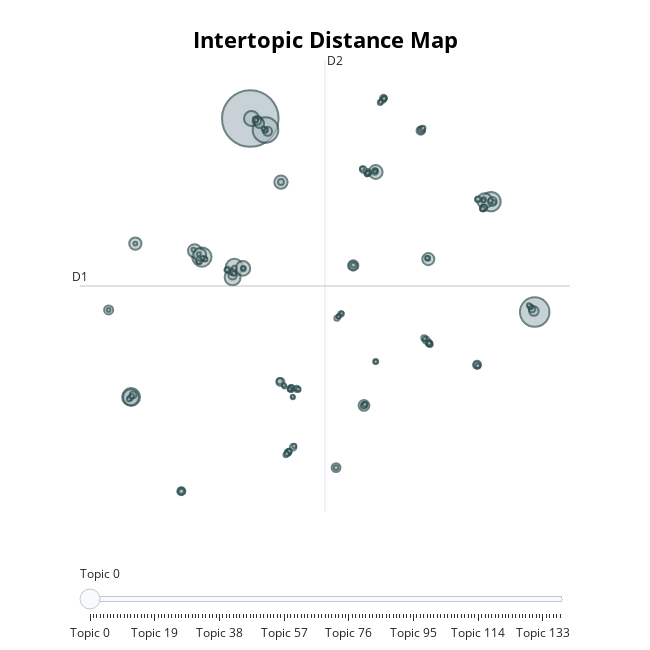

The code cell stored with this chart in its notebook:
### Code cell
topic_model_videogames.visualize_topics()

### Figure 1 — Plotly figure (JSON) as saved in the notebook; plotly's stock layout.template omitted (floating-point values rounded to 4 significant figures; data arrays with more than 128 entries replaced by an {"elided": "..."} marker saying what was removed)
{"data": [{"customdata": {"elided": "139x3 mixed values"}, "hovertemplate": "<b>Topic %{customdata[0]}</b><br>%{customdata[1]}<br>Size: %{customdata[2]}", "legendgroup": "", "marker": {"color": "#B0BEC5", "size": {"elided": "139 int values"}, "sizemode": "area", "sizeref": 2.359, "symbol": "circle", "line": {"color": "DarkSlateGrey", "width": 2}}, "mode": "markers", "name": "", "orientation": "v", "showlegend": false, "x": {"elided": "139 float values"}, "xaxis": "x", "y": {"elided": "139 float values"}, "yaxis": "y", "type": "scatter"}], "layout": {"xaxis": {"anchor": "y", "domain": [0.0, 1.0], "title": {"text": ""}, "visible": false, "range": [-16.75, 20.65]}, "yaxis": {"anchor": "x", "domain": [0.0, 1.0], "title": {"text": ""}, "visible": false, "range": [-11.43, 20.96]}, "legend": {"tracegroupgap": 0, "itemsizing": "constant"}, "margin": {"t": 60}, "title": {"font": {"size": 22, "color": "Black"}, "text": "<b>Intertopic Distance Map</b>", "y": 0.95, "x": 0.5, "xanchor": "center", "yanchor": "top"}, "hoverlabel": {"font": {"size": 16, "family": "Rockwell"}, "bgcolor": "white"}, "width": 650, "height": 650, "sliders": [{"active": 0, "pad": {"t": 50}, "steps": [{"args": [{"marker.color": {"elided": "1x139 str values"}}], "label": "Topic 0", "method": "update"}, {"args": [{"marker.color": {"elided": "1x139 str values"}}], "label": "Topic 1", "method": "update"}, {"args": [{"marker.color": {"elided": "1x139 str values"}}], "label": "Topic 2", "method": "update"}, {"args": [{"marker.color": {"elided": "1x139 str values"}}], "label": "Topic 3", "method": "update"}, {"args": [{"marker.color": {"elided": "1x139 str values"}}], "label": "Topic 4", "method": "update"}, {"args": [{"marker.color": {"elided": "1x139 str values"}}], "label": "Topic 5", "method": "update"}, {"args": [{"marker.color": {"elided": "1x139 str values"}}], "label": "Topic 6", "method": "update"}, {"args": [{"marker.color": {"elided": "1x139 str values"}}], "label": "Topic 7", "method": "update"}, {"args": [{"marker.color": {"elided": "1x139 str values"}}], "label": "Topic 8", "method": "update"}, {"args": [{"marker.color": {"elided": "1x139 str values"}}], "label": "Topic 9", "method": "update"}, {"args": [{"marker.color": {"elided": "1x139 str values"}}], "label": "Topic 10", "method": "update"}, {"args": [{"marker.color": {"elided": "1x139 str values"}}], "label": "Topic 11", "method": "update"}, {"args": [{"marker.color": {"elided": "1x139 str values"}}], "label": "Topic 12", "method": "update"}, {"args": [{"marker.color": {"elided": "1x139 str values"}}], "label": "Topic 13", "method": "update"}, {"args": [{"marker.color": {"elided": "1x139 str values"}}], "label": "Topic 14", "method": "update"}, {"args": [{"marker.color": {"elided": "1x139 str values"}}], "label": "Topic 15", "method": "update"}, {"args": [{"marker.color": {"elided": "1x139 str values"}}], "label": "Topic 16", "method": "update"}, {"args": [{"marker.color": {"elided": "1x139 str values"}}], "label": "Topic 17", "method": "update"}, {"args": [{"marker.color": {"elided": "1x139 str values"}}], "label": "Topic 18", "method": "update"}, {"args": [{"marker.color": {"elided": "1x139 str values"}}], "label": "Topic 19", "method": "update"}, {"args": [{"marker.color": {"elided": "1x139 str values"}}], "label": "Topic 20", "method": "update"}, {"args": [{"marker.color": {"elided": "1x139 str values"}}], "label": "Topic 21", "method": "update"}, {"args": [{"marker.color": {"elided": "1x139 str values"}}], "label": "Topic 22", "method": "update"}, {"args": [{"marker.color": {"elided": "1x139 str values"}}], "label": "Topic 23", "method": "update"}, {"args": [{"marker.color": {"elided": "1x139 str values"}}], "label": "Topic 24", "method": "update"}, {"args": [{"marker.color": {"elided": "1x139 str values"}}], "label": "Topic 25", "method": "update"}, {"args": [{"marker.color": {"elided": "1x139 str values"}}], "label": "Topic 26", "method": "update"}, {"args": [{"marker.color": {"elided": "1x139 str values"}}], "label": "Topic 27", "method": "update"}, {"args": [{"marker.color": {"elided": "1x139 str values"}}], "label": "Topic 28", "method": "update"}, {"args": [{"marker.color": {"elided": "1x139 str values"}}], "label": "Topic 29", "method": "update"}, {"args": [{"marker.color": {"elided": "1x139 str values"}}], "label": "Topic 30", "method": "update"}, {"args": [{"marker.color": {"elided": "1x139 str values"}}], "label": "Topic 31", "method": "update"}, {"args": [{"marker.color": {"elided": "1x139 str values"}}], "label": "Topic 32", "method": "update"}, {"args": [{"marker.color": {"elided": "1x139 str values"}}], "label": "Topic 33", "method": "update"}, {"args": [{"marker.color": {"elided": "1x139 str values"}}], "label": "Topic 34", "method": "update"}, {"args": [{"marker.color": {"elided": "1x139 str values"}}], "label": "Topic 35", "method": "update"}, {"args": [{"marker.color": {"elided": "1x139 str values"}}], "label": "Topic 36", "method": "update"}, {"args": [{"marker.color": {"elided": "1x139 str values"}}], "label": "Topic 37", "method": "update"}, {"args": [{"marker.color": {"elided": "1x139 str values"}}], "label": "Topic 38", "method": "update"}, {"args": [{"marker.color": {"elided": "1x139 str values"}}], "label": "Topic 39", "method": "update"}, {"args": [{"marker.color": {"elided": "1x139 str values"}}], "label": "Topic 40", "method": "update"}, {"args": [{"marker.color": {"elided": "1x139 str values"}}], "label": "Topic 41", "method": "update"}, {"args": [{"marker.color": {"elided": "1x139 str values"}}], "label": "Topic 42", "method": "update"}, {"args": [{"marker.color": {"elided": "1x139 str values"}}], "label": "Topic 43", "method": "update"}, {"args": [{"marker.color": {"elided": "1x139 str values"}}], "label": "Topic 44", "method": "update"}, {"args": [{"marker.color": {"elided": "1x139 str values"}}], "label": "Topic 45", "method": "update"}, {"args": [{"marker.color": {"elided": "1x139 str values"}}], "label": "Topic 46", "method": "update"}, {"args": [{"marker.color": {"elided": "1x139 str values"}}], "label": "Topic 47", "method": "update"}, {"args": [{"marker.color": {"elided": "1x139 str values"}}], "label": "Topic 48", "method": "update"}, {"args": [{"marker.color": {"elided": "1x139 str values"}}], "label": "Topic 49", "method": "update"}, {"args": [{"marker.color": {"elided": "1x139 str values"}}], "label": "Topic 50", "method": "update"}, {"args": [{"marker.color": {"elided": "1x139 str values"}}], "label": "Topic 51", "method": "update"}, {"args": [{"marker.color": {"elided": "1x139 str values"}}], "label": "Topic 52", "method": "update"}, {"args": [{"marker.color": {"elided": "1x139 str values"}}], "label": "Topic 53", "method": "update"}, {"args": [{"marker.color": {"elided": "1x139 str values"}}], "label": "Topic 54", "method": "update"}, {"args": [{"marker.color": {"elided": "1x139 str values"}}], "label": "Topic 55", "method": "update"}, {"args": [{"marker.color": {"elided": "1x139 str values"}}], "label": "Topic 56", "method": "update"}, {"args": [{"marker.color": {"elided": "1x139 str values"}}], "label": "Topic 57", "method": "update"}, {"args": [{"marker.color": {"elided": "1x139 str values"}}], "label": "Topic 58", "method": "update"}, {"args": [{"marker.color": {"elided": "1x139 str values"}}], "label": "Topic 59", "method": "update"}, {"args": [{"marker.color": {"elided": "1x139 str values"}}], "label": "Topic 60", "method": "update"}, {"args": [{"marker.color": {"elided": "1x139 str values"}}], "label": "Topic 61", "method": "update"}, {"args": [{"marker.color": {"elided": "1x139 str values"}}], "label": "Topic 62", "method": "update"}, {"args": [{"marker.color": {"elided": "1x139 str values"}}], "label": "Topic 63", "method": "update"}, {"args": [{"marker.color": {"elided": "1x139 str values"}}], "label": "Topic 64", "method": "update"}, {"args": [{"marker.color": {"elided": "1x139 str values"}}], "label": "Topic 65", "method": "update"}, {"args": [{"marker.color": {"elided": "1x139 str values"}}], "label": "Topic 66", "method": "update"}, {"args": [{"marker.color": {"elided": "1x139 str values"}}], "label": "Topic 67", "method": "update"}, {"args": [{"marker.color": {"elided": "1x139 str values"}}], "label": "Topic 68", "method": "update"}, {"args": [{"marker.color": {"elided": "1x139 str values"}}], "label": "Topic 69", "method": "update"}, {"args": [{"marker.color": {"elided": "1x139 str values"}}], "label": "Topic 70", "method": "update"}, {"args": [{"marker.color": {"elided": "1x139 str values"}}], "label": "Topic 71", "method": "update"}, {"args": [{"marker.color": {"elided": "1x139 str values"}}], "label": "Topic 72", "method": "update"}, {"args": [{"marker.color": {"elided": "1x139 str values"}}], "label": "Topic 73", "method": "update"}, {"args": [{"marker.color": {"elided": "1x139 str values"}}], "label": "Topic 74", "method": "update"}, {"args": [{"marker.color": {"elided": "1x139 str values"}}], "label": "Topic 75", "method": "update"}, {"args": [{"marker.color": {"elided": "1x139 str values"}}], "label": "Topic 76", "method": "update"}, {"args": [{"marker.color": {"elided": "1x139 str values"}}], "label": "Topic 77", "method": "update"}, {"args": [{"marker.color": {"elided": "1x139 str values"}}], "label": "Topic 78", "method": "update"}, {"args": [{"marker.color": {"elided": "1x139 str values"}}], "label": "Topic 79", "method": "update"}, {"args": [{"marker.color": {"elided": "1x139 str values"}}], "label": "Topic 80", "method": "update"}, {"args": [{"marker.color": {"elided": "1x139 str values"}}], "label": "Topic 81", "method": "update"}, {"args": [{"marker.color": {"elided": "1x139 str values"}}], "label": "Topic 82", "method": "update"}, {"args": [{"marker.color": {"elided": "1x139 str values"}}], "label": "Topic 83", "method": "update"}, {"args": [{"marker.color": {"elided": "1x139 str values"}}], "label": "Topic 84", "method": "update"}, {"args": [{"marker.color": {"elided": "1x139 str values"}}], "label": "Topic 85", "method": "update"}, {"args": [{"marker.color": {"elided": "1x139 str values"}}], "label": "Topic 86", "method": "update"}, {"args": [{"marker.color": {"elided": "1x139 str values"}}], "label": "Topic 87", "method": "update"}, {"args": [{"marker.color": {"elided": "1x139 str values"}}], "label": "Topic 88", "method": "update"}, {"args": [{"marker.color": {"elided": "1x139 str values"}}], "label": "Topic 89", "method": "update"}, {"args": [{"marker.color": {"elided": "1x139 str values"}}], "label": "Topic 90", "method": "update"}, {"args": [{"marker.color": {"elided": "1x139 str values"}}], "label": "Topic 91", "method": "update"}, {"args": [{"marker.color": {"elided": "1x139 str values"}}], "label": "Topic 92", "method": "update"}, {"args": [{"marker.color": {"elided": "1x139 str values"}}], "label": "Topic 93", "method": "update"}, {"args": [{"marker.color": {"elided": "1x139 str values"}}], "label": "Topic 94", "method": "update"}, {"args": [{"marker.color": {"elided": "1x139 str values"}}], "label": "Topic 95", "method": "update"}, {"args": [{"marker.color": {"elided": "1x139 str values"}}], "label": "Topic 96", "method": "update"}, {"args": [{"marker.color": {"elided": "1x139 str values"}}], "label": "Topic 97", "method": "update"}, {"args": [{"marker.color": {"elided": "1x139 str values"}}], "label": "Topic 98", "method": "update"}, {"args": [{"marker.color": {"elided": "1x139 str values"}}], "label": "Topic 99", "method": "update"}, {"args": [{"marker.color": {"elided": "1x139 str values"}}], "label": "Topic 100", "method": "update"}, {"args": [{"marker.color": {"elided": "1x139 str values"}}], "label": "Topic 101", "method": "update"}, {"args": [{"marker.color": {"elided": "1x139 str values"}}], "label": "Topic 102", "method": "update"}, {"args": [{"marker.color": {"elided": "1x139 str values"}}], "label": "Topic 103", "method": "update"}, {"args": [{"marker.color": {"elided": "1x139 str values"}}], "label": "Topic 104", "method": "update"}, {"args": [{"marker.color": {"elided": "1x139 str values"}}], "label": "Topic 105", "method": "update"}, {"args": [{"marker.color": {"elided": "1x139 str values"}}], "label": "Topic 106", "method": "update"}, {"args": [{"marker.color": {"elided": "1x139 str values"}}], "label": "Topic 107", "method": "update"}, {"args": [{"marker.color": {"elided": "1x139 str values"}}], "label": "Topic 108", "method": "update"}, {"args": [{"marker.color": {"elided": "1x139 str values"}}], "label": "Topic 109", "method": "update"}, {"args": [{"marker.color": {"elided": "1x139 str values"}}], "label": "Topic 110", "method": "update"}, {"args": [{"marker.color": {"elided": "1x139 str values"}}], "label": "Topic 111", "method": "update"}, {"args": [{"marker.color": {"elided": "1x139 str values"}}], "label": "Topic 112", "method": "update"}, {"args": [{"marker.color": {"elided": "1x139 str values"}}], "label": "Topic 113", "method": "update"}, {"args": [{"marker.color": {"elided": "1x139 str values"}}], "label": "Topic 114", "method": "update"}, {"args": [{"marker.color": {"elided": "1x139 str values"}}], "label": "Topic 115", "method": "update"}, {"args": [{"marker.color": {"elided": "1x139 str values"}}], "label": "Topic 116", "method": "update"}, {"args": [{"marker.color": {"elided": "1x139 str values"}}], "label": "Topic 117", "method": "update"}, {"args": [{"marker.color": {"elided": "1x139 str values"}}], "label": "Topic 118", "method": "update"}, {"args": [{"marker.color": {"elided": "1x139 str values"}}], "label": "Topic 119", "method": "update"}, {"args": [{"marker.color": {"elided": "1x139 str values"}}], "label": "Topic 120", "method": "update"}, {"args": [{"marker.color": {"elided": "1x139 str values"}}], "label": "Topic 121", "method": "update"}, {"args": [{"marker.color": {"elided": "1x139 str values"}}], "label": "Topic 122", "method": "update"}, {"args": [{"marker.color": {"elided": "1x139 str values"}}], "label": "Topic 123", "method": "update"}, {"args": [{"marker.color": {"elided": "1x139 str values"}}], "label": "Topic 124", "method": "update"}, {"args": [{"marker.color": {"elided": "1x139 str values"}}], "label": "Topic 125", "method": "update"}, {"args": [{"marker.color": {"elided": "1x139 str values"}}], "label": "Topic 126", "method": "update"}, {"args": [{"marker.color": {"elided": "1x139 str values"}}], "label": "Topic 127", "method": "update"}, {"args": [{"marker.color": {"elided": "1x139 str values"}}], "label": "Topic 128", "method": "update"}, {"args": [{"marker.color": {"elided": "1x139 str values"}}], "label": "Topic 129", "method": "update"}, {"args": [{"marker.color": {"elided": "1x139 str values"}}], "label": "Topic 130", "method": "update"}, {"args": [{"marker.color": {"elided": "1x139 str values"}}], "label": "Topic 131", "method": "update"}, {"args": [{"marker.color": {"elided": "1x139 str values"}}], "label": "Topic 132", "method": "update"}, {"args": [{"marker.color": {"elided": "1x139 str values"}}], "label": "Topic 133", "method": "update"}, {"args": [{"marker.color": {"elided": "1x139 str values"}}], "label": "Topic 134", "method": "update"}, {"args": [{"marker.color": {"elided": "1x139 str values"}}], "label": "Topic 135", "method": "update"}, {"args": [{"marker.color": {"elided": "1x139 str values"}}], "label": "Topic 136", "method": "update"}, {"args": [{"marker.color": {"elided": "1x139 str values"}}], "label": "Topic 137", "method": "update"}, {"args": [{"marker.color": {"elided": "1x139 str values"}}], "label": "Topic 138", "method": "update"}]}], "shapes": [{"line": {"color": "#CFD8DC", "width": 2}, "type": "line", "x0": 1.948, "x1": 1.948, "y0": -11.43, "y1": 20.96}, {"line": {"color": "#9E9E9E", "width": 2}, "type": "line", "x0": -16.75, "x1": 20.65, "y0": 4.764, "y1": 4.764}], "annotations": [{"showarrow": false, "text": "D1", "x": -16.75, "y": 4.764, "yshift": 10}, {"showarrow": false, "text": "D2", "x": 1.948, "xshift": 10, "y": 20.96}]}}
